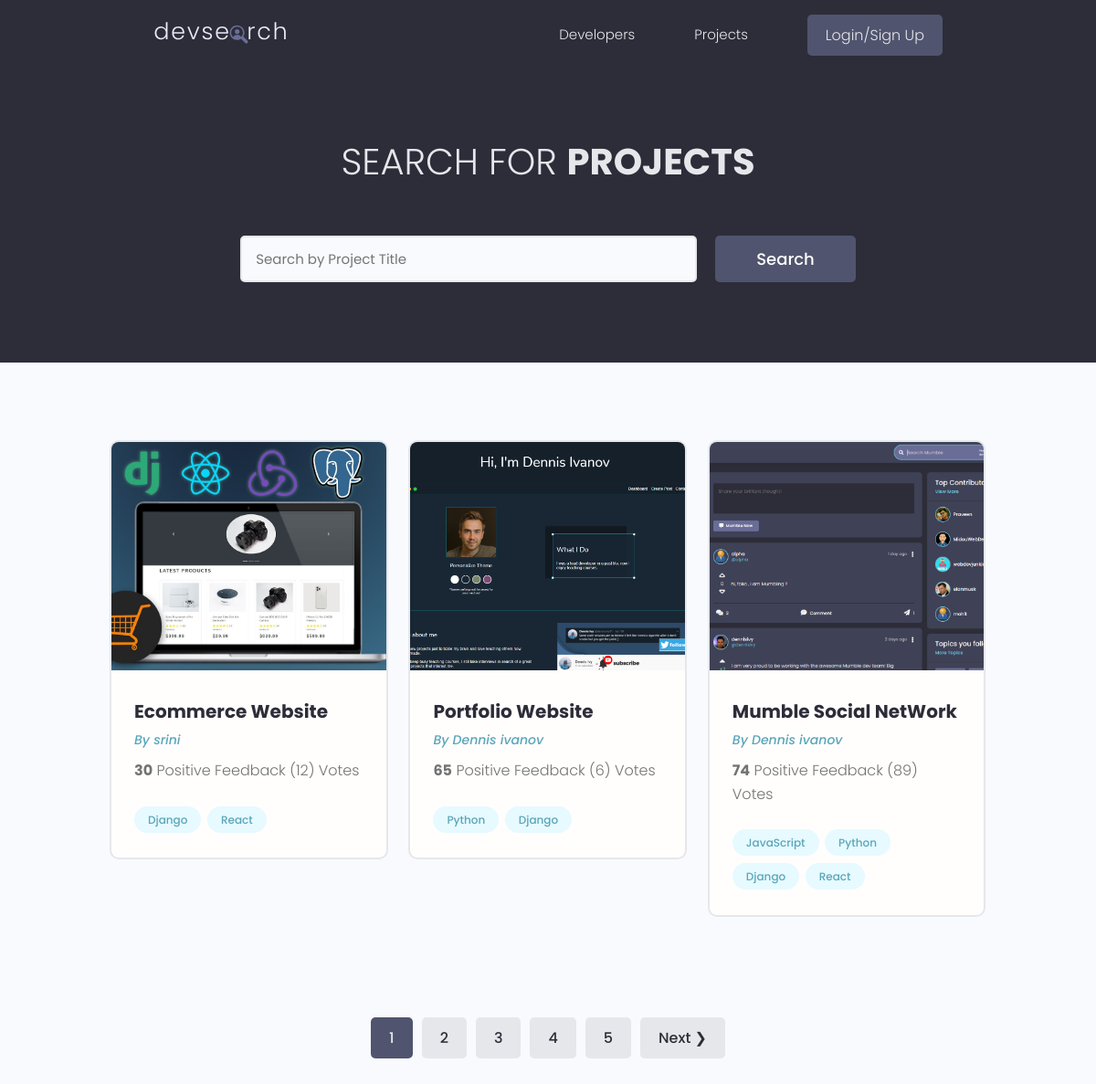
/projects/, run on the app's committed database.
### projects/models.py (models this page shows, shortened)
class Project(models.Model):
    owner = models.ForeignKey(Profile, null=True, blank=True, on_delete=models.SET_NULL)
    title = models.CharField(max_length=200)
    description = models.TextField(null=True, blank=True)
    featured_image = models.ImageField(null=True, blank=True, default="default.jpg")
    demo_link = models.CharField(max_length=2000, null=True, blank=True)
    source_link = models.CharField(max_length=2000, null=True, blank=True)
    tags = models.ManyToManyField('Tag', blank=True)
    vote_total = models.IntegerField(default=0, null=True, blank=True)
    vote_ratio = models.IntegerField(default=0, null=True, blank=True)
    created = models.DateTimeField(auto_now_add=True)
    id = models.UUIDField(default=uuid.uuid4, unique=True, primary_key=True, editable=False)
    class Meta:
        ordering = [ 'created']

class Tag(models.Model):
    name = models.CharField(max_length=200)
    created = models.DateTimeField(auto_now_add=True)
    id = models.UUIDField(default=uuid.uuid4, unique=True, primary_key=True, editable=False)
    def __str__(self):
        return self.name

### users/models.py (models this page shows, shortened)
class Profile(models.Model):
    user = models.OneToOneField(User, on_delete=models.CASCADE, null=True, blank=True)
    name = models.CharField(max_length=200, null=True, blank=True)
    email = models.EmailField(max_length=500, null=True, blank=True)
    username = models.CharField(max_length=200, null=True, blank=True)
    location = models.CharField(max_length=200, null=True, blank=True)
    short_intro = models.CharField(max_length=200, null=True, blank=True)
    bio = models.TextField(null=True, blank=True)
    profile_image = models.ImageField(null=True, blank=True, upload_to='profiles/', default="profiles/user-default.png")
    social_github = models.CharField(max_length=200, null=True, blank=True)
    social_twitter = models.CharField(max_length=200, null=True, blank=True)
    social_linkedin = models.CharField(max_length=200, null=True, blank=True)
    social_youtube = models.CharField(max_length=200, null=True, blank=True)
    social_website = models.CharField(max_length=200, null=True, blank=True)
    created = models.DateTimeField(auto_now_add=True)
    id = models.UUIDField(default=uuid.uuid4, unique=True, primary_key=True, editable=False)

### projects/views.py (the view)
# urls.py: path('projects/', include('projects.urls')),
def projects(request):
    projects, serch_query = searchProjects(request)
    page = request.GET.get('page')
    results = 3
    paginator = Paginator(projects, results)
    try:
        projects = paginator.page(page)
    except PageNotAnInteger:
        page = 1
        projects = paginator.page(page)
    except EmptyPage:
        page = paginator.num_pages
        projects = paginator.page(page)
    current_page = int(page)
    leftIndex = current_page - 4
    rightIndex = current_page + 5
    if leftIndex < 1:
        leftIndex = 1
    if rightIndex > paginator.num_pages + 1:
        rightIndex = paginator.num_pages + 1
    custom_range = range(leftIndex, rightIndex)
    context = {'projects': projects, 'search_query': serch_query, 'paginator': paginator, 'custom_range': custom_range}
    return render(request, 'projects/projects.html', context)

### projects/views.py (called while the page is built)
def searchProjects(request):
    search_query = request.GET.get('search', '')
    if search_query:
        projects = Project.objects.filter(title__icontains=search_query)
    else:
        projects = Project.objects.all()
    return projects, search_query

### projects/templates/projects/projects.html (shortened to what this page needs)
{% extends 'main.html' %}
 {% block content %}
<main class="projects">
    <section class="hero-section text-center">
      <div class="container container--narrow">
        <div class="hero-section__box">
          <h2>Search for <span>Projects</span></h2>
        </div>
        <div class="hero-section__search">
        <form class="form" action="{% url 'projects' %}" method="get">
            <div class="form__field">
              <input class="input input--text" id="formInput#search" type="text" name="search_query"
                placeholder="Search by Project Title" value="{{search_query}}" />
            </div>
            <input class="btn btn--sub btn--lg" type="submit" value="Search" />
          </form>
        </div>
      </div>
    </section>
    <section class="projectsList">
      <div class="container">
        <div class="grid grid--three">
         {% for project in projects %}
          <div class="column">
            <div class="card project">
              <a href="{% url 'project' project.id %}" class="project">
                <img class="project__thumbnail" src="{{project.featured_image.url}}" alt="project thumbnail" />
                <div class="card__body">
                  <h3 class="project__title">{{project.title}}</h3>
                  {% if project.owner %}
                  <p><a class="project__author" href="{% url 'user-profile' project.owner.id %}">By {{project.owner.name}}</a></p>
                  {% else %}
                  <p>By Anonymous</p>
                  {% endif %}
                  <p class="project--rating">
                    <span style="font-weight: bold;">{{project.vote_ratio}}</span> Positive
                    Feedback ({{project.vote_total}}) Vote{{project.vote_total|pluralize:"s"}}
                  </p>
                  <div class="project__tags">
                    {% for tag in project.tags.all %}
                    <span class="tag tag--pill tag--main">
                      <small>{{tag}}</small>
                    </span>
                    {% endfor %}
                  </div>
                </div>
              </a>
            </div>
         </div>
        {% endfor %}
        </div>
      </div>
    </section>
    {% include 'pagination.html' with queryset=projects custom_range=custom_range %}
{% endblock content %}

### static/styles/app.css (style rules this page uses)
:root { --color-sub: #2d2d39; }
.btn--sub { background-color: var(--color-sub-light); }
.card { border: 2px solid var(--color-light); }
img { width: 100%; }
.hero-section { height: 40vh; display: flex; align-items: center; background-color: var(--color-sub); }
.hero-section__box { margin-bottom: 4rem; }
.hero-section__box > h2, .hero-section__box > h2 > span { font-size: 4rem; color: var(--color-light); line-height: 1.3; text-transform: uppercase; }
.hero-section__box > h2 { font-weight: 300; }
.hero-section__box > h2 > span { font-weight: 700; }
.hero-section__search > .form { display: flex; align-items: center; justify-content: center; gap: 2rem; }
.hero-section__search > .form input.input--text { width: 50rem; }
.project__author { font-size: 1.4rem; font-style: italic; }
.project--rating { margin-bottom: 1.6em; margin-top: .5em; }
.projectsList { margin-top: 8rem; }
.project__thumbnail { height: 25rem; object-fit: cover; object-position: top center; }
.project__title { font-size: 2rem; font-weight: 700; color: var(--color-sub); }

### static/uikit/styles/modules/_variables.css (style rules this page uses)
:root { --color-main: #5aa5b9; --color-main-light: #e6faff; --color-sub: #3f4156; --color-sub-light: #51546e; --color-sub-lighter: #ededfd; --color-text: #737373; --color-gray: #8b8b8b; --color-light: #e5e7eb; --color-light-gray: #767676; --color-bg: #f8fafd; --color-white: #fffefd; --color-white-light: #f3f3f3; --color-success: #359e64; --color-success-bg: #def8e8; --color-error: #fc4b0b; --color-error-bg: #fff2ee; --font-base: 'Poppins', arial, helvetica, 'Segoe UI', roboto, ubuntu, sans-serif; --font-monospace: 'Fira Code', 'Courier New', courier, monospace; --font-regular: 300; --font-medium: 500; --font-bold: 700; --generic-shadow: 1px 1px 5px #00000010; --generic-transition: all 0.3s ease-in-out; }

### static/uikit/styles/modules/_base.css (style rules this page uses)
* { margin: 0; padding: 0; box-sizing: border-box; text-rendering: optimizeLegibility; color: inherit; font-size: inherit; }
html { font-size: 50%; }
@media only screen and (min-width: 480px) { html { font-size: 56.25%; } }
@media only screen and (min-width: 1200px) { html { font-size: 62.5%; } }
body { line-height: 1.6; font-weight: 400; font-size: 1.5rem; color: var(--color-text); background-color: var(--color-bg); min-height: 100vh; }

### static/uikit/styles/modules/_typography.css (style rules this page uses)
* { font-family: var(--font-base); }
h2 { font-size: 3.6rem; font-weight: var(--font-bold); }
h3 { font-size: 3.2rem; font-weight: var(--font-medium); }
p, span, strong { font-size: 1.6rem; color: var(--color-text); font-weight: var(--font-regular); }
a { padding-bottom: 2px; text-decoration: none; display: inline-block; color: var(--color-main); font-weight: var(--font-medium); }

### static/uikit/styles/modules/_utilities.css (style rules this page uses)
.container { width: 92%; max-width: 165rem; margin: 0 auto; box-sizing: border-box; }
.container--narrow { width: 92%; max-width: 120rem; }
@media screen and (min-width: 1000px) { .container { width: 90%; } }
@media screen and (min-width: 1000px) { .container--narrow { width: 85%; } }
@media screen and (min-width: 1200px) { .container { width: 80%; } }
@media screen and (min-width: 1200px) { .container--narrow { width: 72%; } }
.text-center { text-align: center; }

### static/uikit/styles/modules/_button.css (style rules this page uses)
.btn { display: inline-block; position: relative; cursor: pointer; background-color: var(--color-light); font-weight: var(--font-medium); color: var(--color-sub); text-decoration: none; padding: 1rem 2rem; border-radius: 0.5rem; border: none; width: -webkit-fit-content; width: -moz-fit-content; width: fit-content; height: -webkit-fit-content; height: -moz-fit-content; height: fit-content; font-size: 1.6rem; outline-width: 0; outline-color: transparent; -webkit-backface-visibility: hidden; backface-visibility: hidden; transition: all 0.3s ease-in-out; }
.btn--sub { background-color: var(--color-sub); color: var(--color-white); }
.btn--lg { font-size: 1.8rem; padding: 1.2rem 4.5rem; }

### static/uikit/styles/modules/_card.css (style rules this page uses)
.card { border-radius: 1rem; background-color: var(--color-white); border: 1.5px solid var(--color-light); width: auto; height: auto; margin-top: 0.5rem; margin-bottom: 0.5rem; overflow: hidden; }
.card__body, .card__header { padding: 2rem 2.5rem; }

### static/uikit/styles/modules/_form.css (style rules this page uses)
.form { display: block; }
.form__field { margin-top: 1.5rem; margin-bottom: 1.5rem; }
input.input[type='text'], input.input[type='email'], input.input[type='password'], input.input[type='number'], select.input, textarea.input { min-width: 24rem; width: 100%; padding: 1.2rem 1.5rem; border-radius: 0.5rem; border: 2px solid var(--color-light); transition: all 0.3s ease-in-out; background-color: var(--color-bg); }

### data on the page
Project: featured_image (picture), title "Ecommerce Website", owner.name "srini", vote_ratio "30", vote_total "12"
Tag: name "Django"
Tag: name "React"
Project: featured_image (picture), title "Portfolio Website", owner.name "Dennis ivanov", vote_ratio "65", vote_total "6"
Tag: name "Python"
Project: featured_image (picture), title "Mumble Social NetWork", owner.name "Dennis ivanov", vote_ratio "74", vote_total "89"
Tag: name "JavaScript"

### other printed values
{{ page }} "1"
{{ page }} "2" "3" "4" "5"
